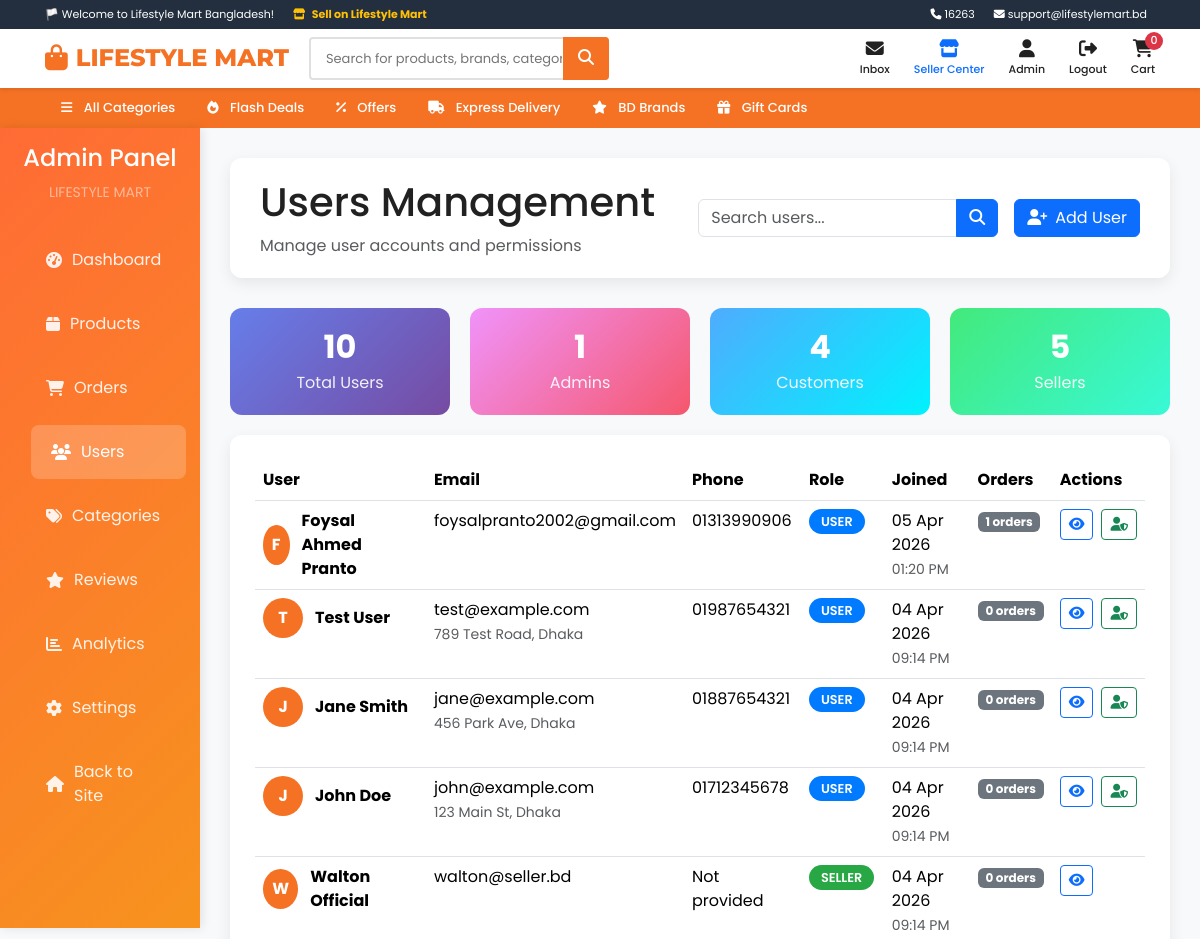
/admin/users (signed in, upper part), run on an earlier commit of the app's database.
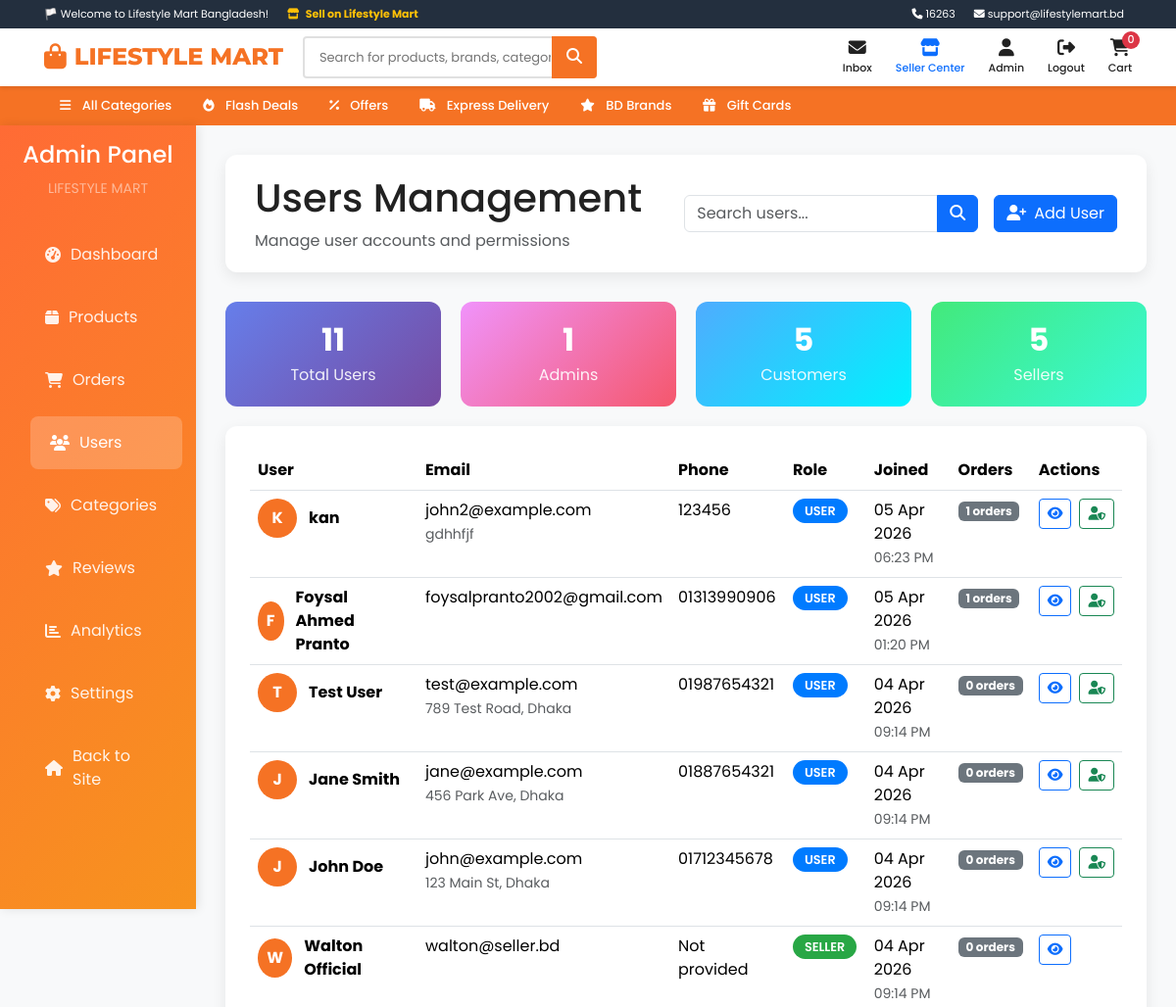
And on a later commit of the database.
### app.py (models this page shows, shortened)
class User(UserMixin, db.Model):
    __tablename__ = 'users'
    id = db.Column(db.Integer, primary_key=True)
    name = db.Column(db.String(100), nullable=False)
    email = db.Column(db.String(100), unique=True, nullable=False)
    password_hash = db.Column(db.String(255), nullable=False)
    phone = db.Column(db.String(20))
    address = db.Column(db.Text)
    role = db.Column(db.Enum('user', 'admin', 'seller'), default='user')
    shop_name = db.Column(db.String(100))
    shop_description = db.Column(db.Text)
    created_at = db.Column(db.DateTime, default=datetime.utcnow)
    orders = db.relationship('Order', backref='user', lazy=True)
    reviews = db.relationship('Review', backref='user', lazy=True)
    products = db.relationship('Product', backref='seller', lazy=True)

### app.py (the view)
@app.route('/admin/users')
@admin_required
def admin_users():
    page = request.args.get('page', 1, type=int)
    search = request.args.get('search', '')
    query = User.query
    if search:
        query = query.filter(User.name.contains(search) | User.email.contains(search))
    users = query.order_by(User.created_at.desc()).paginate(
        page=page, per_page=20, error_out=False
    )
    return render_template('admin/users.html', users=users, search=search)

### app.py (called while the page is built)
@login_manager.user_loader
def load_user(user_id):
    return User.query.get(int(user_id))

def admin_required(f):
    @wraps(f)
    def decorated_function(*args, **kwargs):
        if not current_user.is_authenticated or current_user.role != 'admin':
            flash('Admin access required.', 'danger')
            return redirect(url_for('login'))
        return f(*args, **kwargs)
    return decorated_function

@app.context_processor
def inject_unread_messages_count():
    if current_user.is_authenticated:
        count = Message.query.filter_by(receiver_id=current_user.id, is_read=False).count()
        return dict(unread_messages_count=count)
    return dict(unread_messages_count=0)

@app.before_request
def create_tables():
    global created
    if not created:
        db.create_all()
        created = True

### templates/admin/users.html (shortened to what the changed rows need)
{% extends "base.html" %}
{% block content %}
<div class="admin-container">
    <div class="row g-0">
        <div class="col-md-9 col-lg-10">
            <div class="admin-main">
                <div class="admin-header">
                    <div>
                        <h1>Users Management</h1>
                    </div>
                </div>
                <div class="user-stats">
                    <div class="stat-card">
                        <h3>{{ users.total }}</h3>
                        <p>Total Users</p>
                    </div>
                    <div class="stat-card" style="background: linear-gradient(135deg, #4facfe 0%, #00f2fe 100%);">
                        <h3>{{ users.items | selectattr('role', 'equalto', 'user') | list | length }}</h3>
                        <p>Customers</p>
                    </div>
                </div>
                <div class="users-table">
                    {% if users.items %}
                    <div class="table-responsive">
                        <table class="table table-hover">
                            <thead>
                                <tr>
                                    <th>User</th>
                                    <th>Email</th>
                                    <th>Phone</th>
                                    <th>Role</th>
                                    <th>Joined</th>
                                    <th>Orders</th>
                                    <th>Actions</th>
                                </tr>
                            </thead>
                            <tbody>
                                {% for user in users.items %}
                                <tr>
                                    <td>
                                        <div class="user-info">
                                            <div class="user-avatar">
                                                {{ user.name[0].upper() }}
                                            </div>
                                            <div>
                                                <div class="fw-bold">{{ user.name }}</div>
                                            </div>
                                        </div>
                                    </td>
                                    <td>
                                        <div>
                                            <div>{{ user.email }}</div>
                                            {% if user.address %}
                                                <small class="text-muted">{{ user.address[:50] }}{% if user.address|length > 50 %}...{% endif %}</small>
                                            {% endif %}
                                        </div>
                                    </td>
                                    <td>
                                        {{ user.phone or 'Not provided' }}
                                    </td>
                                    <td>
                                        <span class="user-role {{ user.role }}">{{ user.role }}</span>
                                    </td>
                                    <td>
                                        <div>
                                            <div>{{ user.created_at.strftime('%d %b %Y') }}</div>
                                            <small class="text-muted">{{ user.created_at.strftime('%I:%M %p') }}</small>
                                        </div>
                                    </td>
                                    <td>
                                        <span class="badge bg-secondary">{{ user.orders|length }} orders</span>
                                    </td>
                                    <td>
                                        <div class="table-actions">
                                            <a href="{{ url_for('admin_user_detail', id=user.id) }}"
                                               class="btn btn-sm btn-outline-primary" title="View User">
                                                <i class="fas fa-eye"></i>
                                            </a>
                                            {% if user.id != current_user.id and user.role == 'admin' %}
                                            <button class="btn btn-sm btn-outline-warning"
                                                    onclick="toggleUserRole({{ user.id }}, 'user')"
                                                    title="Remove Admin">
                                                <i class="fas fa-user-shield"></i>
                                            </button>
                                            {% elif user.id != current_user.id and user.role == 'user' %}
                                            <button class="btn btn-sm btn-outline-success"
                                                    onclick="toggleUserRole({{ user.id }}, 'admin')"
                                                    title="Make Admin">
                                                <i class="fas fa-user-shield"></i>
                                            </button>
                                            {% endif %}
                                        </div>
                                    </td>
                                </tr>
                                {% endfor %}
                            </tbody>
                        </table>
                    </div>
                    {% endif %}
                </div>
            </div>
        </div>
    </div>
</div>
{% endblock %}

What changed in the data, as far as the page shows it:
added User: name "K", name "kan", email "john2@example.com", address "gdhhfjf", phone "123456", role "USER", created_at "05 Apr 2026", created_at "06:23 PM", orders|length "1"
Also different on the page:
{{ users.total }}: "10" → "11"
{{ users.items | selectattr('role', 'equalto', 'user') | list | length }}: "4" → "5"
